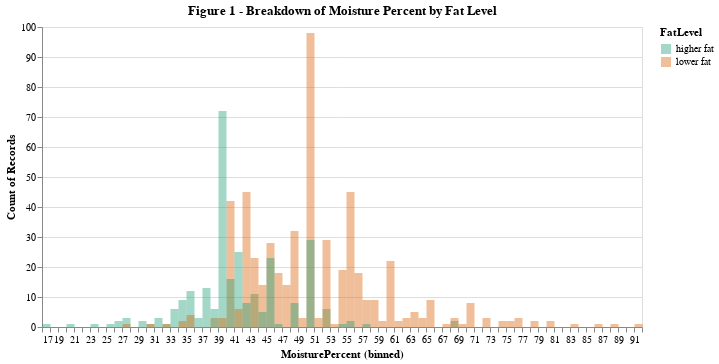

This figure's notebook cell:
### Code cell
#historgam
base = alt.Chart(train_df)

bar = base.mark_bar(opacity=0.4,
    binSpacing=0).encode(
    alt.X('MoisturePercent:Q', bin=alt.Bin(maxbins=100)),
    alt.Y('count()',stack=None), alt.Color('FatLevel:N',scale=alt.Scale(scheme='dark2'))
).properties(title='Figure 1 - Breakdown of Moisture Percent by Fat Level', width=600,
    height=300)

bar

### Figure 1 — Vega-Lite specification as saved in the notebook (floating-point values rounded to 4 significant figures; data arrays with more than 128 entries replaced by an {"elided": "..."} marker saying what was removed)
{"config": {"view": {"continuousWidth": 400, "continuousHeight": 300}}, "data": {"name": "data-3b808bfb622e8eee8f9e557047b50b09"}, "mark": {"type": "bar", "binSpacing": 0, "opacity": 0.4}, "encoding": {"color": {"type": "nominal", "field": "FatLevel", "scale": {"scheme": "dark2"}}, "x": {"type": "quantitative", "bin": {"maxbins": 100}, "field": "MoisturePercent"}, "y": {"type": "quantitative", "aggregate": "count", "stack": null}}, "height": 300, "title": "Figure 1 - Breakdown of Moisture Percent by Fat Level", "width": 600, "$schema": "https://vega.github.io/schema/vega-lite/v4.8.1.json", "datasets": {"data-3b808bfb622e8eee8f9e557047b50b09": {"elided": "833 records"}}}
